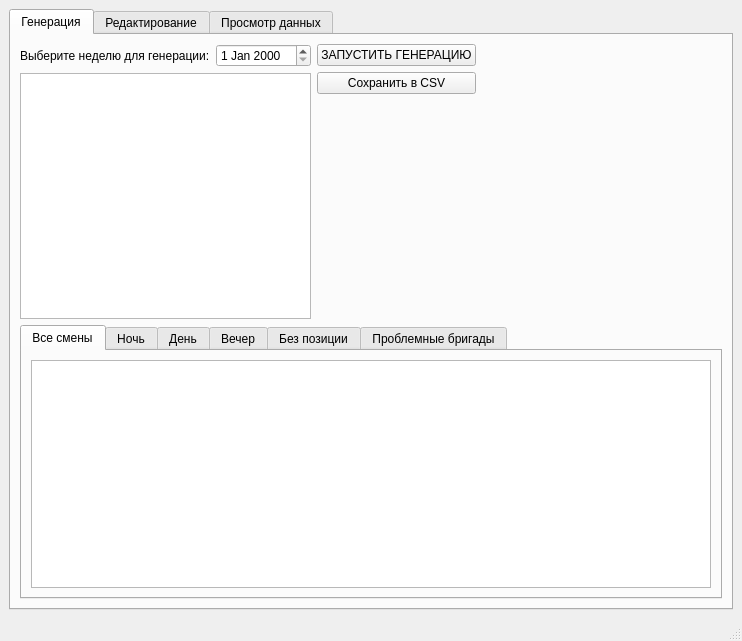
<?xml version="1.0" encoding="UTF-8"?>
<ui version="4.0">
 <class>MainWindow</class>
 <widget class="QMainWindow" name="MainWindow">
  <property name="geometry">
   <rect>
    <x>0</x>
    <y>0</y>
    <width>742</width>
    <height>641</height>
   </rect>
  </property>
  <property name="windowTitle">
   <string>MainWindow</string>
  </property>
  <widget class="QWidget" name="centralwidget">
   <layout class="QVBoxLayout" name="verticalLayout_6">
    <item>
     <widget class="QTabWidget" name="tabWidget">
      <property name="currentIndex">
       <number>0</number>
      </property>
      <widget class="QWidget" name="tab">
       <attribute name="title">
        <string>Генерация</string>
       </attribute>
       <layout class="QVBoxLayout" name="verticalLayout_5">
        <item>
         <layout class="QHBoxLayout" name="horizontalLayout_8">
          <item>
           <layout class="QHBoxLayout" name="horizontalLayout_7">
            <item>
             <layout class="QVBoxLayout" name="verticalLayout">
              <item>
               <layout class="QHBoxLayout" name="horizontalLayout_6">
                <item>
                 <widget class="QLabel" name="label">
                  <property name="text">
                   <string>Выберите неделю для генерации:</string>
                  </property>
                 </widget>
                </item>
                <item>
                 <widget class="QDateEdit" name="week_date_edit"/>
                </item>
               </layout>
              </item>
              <item>
               <widget class="QListView" name="summary_list"/>
              </item>
             </layout>
            </item>
            <item>
             <layout class="QHBoxLayout" name="horizontalLayout">
              <item>
               <layout class="QVBoxLayout" name="verticalLayout_2">
                <item>
                 <widget class="QPushButton" name="generate_button">
                  <property name="text">
                   <string>ЗАПУСТИТЬ ГЕНЕРАЦИЮ</string>
                  </property>
                 </widget>
                </item>
                <item>
                 <widget class="QPushButton" name="save_button">
                  <property name="text">
                   <string>Сохранить в CSV</string>
                  </property>
                 </widget>
                </item>
                <item>
                 <spacer name="verticalSpacer_2">
                  <property name="orientation">
                   <enum>Qt::Vertical</enum>
                  </property>
                  <property name="sizeHint" stdset="0">
                   <size>
                    <width>20</width>
                    <height>40</height>
                   </size>
                  </property>
                 </spacer>
                </item>
               </layout>
              </item>
             </layout>
            </item>
           </layout>
          </item>
          <item>
           <spacer name="horizontalSpacer">
            <property name="orientation">
             <enum>Qt::Horizontal</enum>
            </property>
            <property name="sizeHint" stdset="0">
             <size>
              <width>40</width>
              <height>20</height>
             </size>
            </property>
           </spacer>
          </item>
         </layout>
        </item>
        <item>
         <widget class="QTabWidget" name="tabWidget_2">
          <property name="currentIndex">
           <number>0</number>
          </property>
          <widget class="QWidget" name="tab_8">
           <attribute name="title">
            <string>Все смены</string>
           </attribute>
           <layout class="QVBoxLayout" name="verticalLayout_8">
            <item>
             <widget class="QTableView" name="results_table"/>
            </item>
           </layout>
          </widget>
          <widget class="QWidget" name="tab_9">
           <attribute name="title">
            <string>Ночь</string>
           </attribute>
           <layout class="QVBoxLayout" name="verticalLayout_10">
            <item>
             <widget class="QTableView" name="results_table_night"/>
            </item>
           </layout>
          </widget>
          <widget class="QWidget" name="tab_10">
           <attribute name="title">
            <string>День</string>
           </attribute>
           <layout class="QVBoxLayout" name="verticalLayout_11">
            <item>
             <widget class="QTableView" name="results_table_day"/>
            </item>
           </layout>
          </widget>
          <widget class="QWidget" name="tab_11">
           <attribute name="title">
            <string>Вечер</string>
           </attribute>
           <layout class="QVBoxLayout" name="verticalLayout_12">
            <item>
             <widget class="QTableView" name="results_table_evening"/>
            </item>
           </layout>
          </widget>
          <widget class="QWidget" name="tab_4">
           <attribute name="title">
            <string>Без позиции</string>
           </attribute>
           <layout class="QVBoxLayout" name="verticalLayout_13">
            <item>
             <widget class="QTableView" name="results_table_no_position"/>
            </item>
           </layout>
          </widget>
          <widget class="QWidget" name="tab_5">
           <attribute name="title">
            <string>Проблемные бригады</string>
           </attribute>
           <layout class="QHBoxLayout" name="horizontalLayout_10">
            <item>
             <widget class="QTableView" name="problem_brigades_table"/>
            </item>
           </layout>
          </widget>
         </widget>
        </item>
       </layout>
      </widget>
      <widget class="QWidget" name="tab_2">
       <attribute name="title">
        <string>Редактирование</string>
       </attribute>
       <layout class="QHBoxLayout" name="horizontalLayout_9">
        <item>
         <layout class="QVBoxLayout" name="verticalLayout_9">
          <item>
           <layout class="QHBoxLayout" name="horizontalLayout_5">
            <item>
             <layout class="QHBoxLayout" name="horizontalLayout_4">
              <item>
               <layout class="QVBoxLayout" name="verticalLayout_7">
                <item>
                 <widget class="QLabel" name="label_2">
                  <property name="text">
                   <string>Ручное назначение перед генерацией</string>
                  </property>
                 </widget>
                </item>
                <item>
                 <widget class="QLabel" name="label_3">
                  <property name="text">
                   <string>Редактирование сгенерированного графика</string>
                  </property>
                 </widget>
                </item>
               </layout>
              </item>
              <item>
               <layout class="QVBoxLayout" name="verticalLayout_3">
                <item>
                 <widget class="QPushButton" name="pre_assign_button">
                  <property name="text">
                   <string>Настроить</string>
                  </property>
                 </widget>
                </item>
                <item>
                 <widget class="QPushButton" name="edit_button">
                  <property name="text">
                   <string>Редактировать</string>
                  </property>
                 </widget>
                </item>
               </layout>
              </item>
             </layout>
            </item>
            <item>
             <spacer name="horizontalSpacer_2">
              <property name="orientation">
               <enum>Qt::Horizontal</enum>
              </property>
              <property name="sizeHint" stdset="0">
               <size>
                <width>40</width>
                <height>20</height>
               </size>
              </property>
             </spacer>
            </item>
           </layout>
          </item>
          <item>
           <spacer name="verticalSpacer">
            <property name="orientation">
             <enum>Qt::Vertical</enum>
            </property>
            <property name="sizeHint" stdset="0">
             <size>
              <width>20</width>
              <height>40</height>
             </size>
            </property>
           </spacer>
          </item>
         </layout>
        </item>
       </layout>
      </widget>
      <widget class="QWidget" name="tab_3">
       <attribute name="title">
        <string>Просмотр данных</string>
       </attribute>
       <layout class="QHBoxLayout" name="horizontalLayout_3">
        <item>
         <layout class="QVBoxLayout" name="verticalLayout_4">
          <item>
           <layout class="QHBoxLayout" name="horizontalLayout_2">
            <item>
             <widget class="QPushButton" name="view_history_button">
              <property name="text">
               <string>Показать Исторический график</string>
              </property>
             </widget>
            </item>
            <item>
             <widget class="QPushButton" name="view_equipment_button">
              <property name="text">
               <string>Показать Оборудование</string>
              </property>
             </widget>
            </item>
            <item>
             <widget class="QPushButton" name="view_workers_button">
              <property name="text">
               <string>Показать Работников</string>
              </property>
             </widget>
            </item>
           </layout>
          </item>
          <item>
           <widget class="QTableView" name="data_view_table"/>
          </item>
         </layout>
        </item>
       </layout>
      </widget>
     </widget>
    </item>
   </layout>
  </widget>
  <widget class="QMenuBar" name="menubar">
   <property name="geometry">
    <rect>
     <x>0</x>
     <y>0</y>
     <width>742</width>
     <height>28</height>
    </rect>
   </property>
  </widget>
  <widget class="QStatusBar" name="statusbar"/>
 </widget>
 <resources/>
 <connections/>
</ui>
